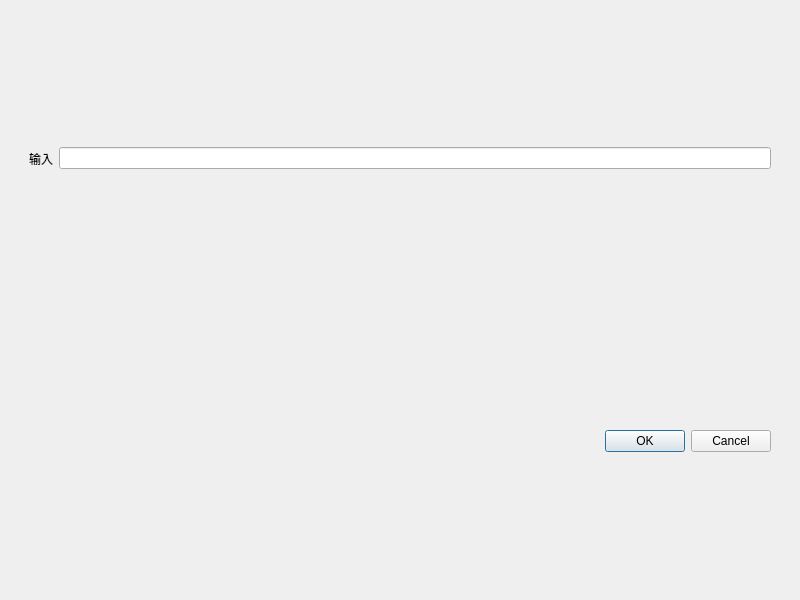
<?xml version="1.0" encoding="UTF-8"?>
<ui version="4.0">
 <class>Dialog</class>
 <widget class="QDialog" name="Dialog">
  <property name="geometry">
   <rect>
    <x>0</x>
    <y>0</y>
    <width>800</width>
    <height>600</height>
   </rect>
  </property>
  <property name="windowTitle">
   <string>Dialog</string>
  </property>
  <layout class="QVBoxLayout" name="verticalLayout">
   <item>
    <widget class="QWidget" name="widget" native="true">
     <layout class="QVBoxLayout" name="verticalLayout_2">
      <item>
       <widget class="QWidget" name="widget_2" native="true">
        <layout class="QHBoxLayout" name="horizontalLayout">
         <item>
          <widget class="QLabel" name="inputLabel">
           <property name="text">
            <string>输入</string>
           </property>
          </widget>
         </item>
         <item>
          <widget class="QLineEdit" name="inputLineEdit"/>
         </item>
        </layout>
       </widget>
      </item>
      <item>
       <widget class="QWidget" name="widget_3" native="true">
        <layout class="QHBoxLayout" name="horizontalLayout_2">
         <item>
          <spacer name="horizontalSpacer">
           <property name="orientation">
            <enum>Qt::Horizontal</enum>
           </property>
           <property name="sizeHint" stdset="0">
            <size>
             <width>40</width>
             <height>20</height>
            </size>
           </property>
          </spacer>
         </item>
         <item>
          <widget class="QPushButton" name="okPushButton">
           <property name="text">
            <string>OK</string>
           </property>
          </widget>
         </item>
         <item>
          <widget class="QPushButton" name="cancelPushButton">
           <property name="text">
            <string>Cancel</string>
           </property>
          </widget>
         </item>
        </layout>
       </widget>
      </item>
     </layout>
    </widget>
   </item>
  </layout>
 </widget>
 <resources/>
 <connections/>
</ui>
